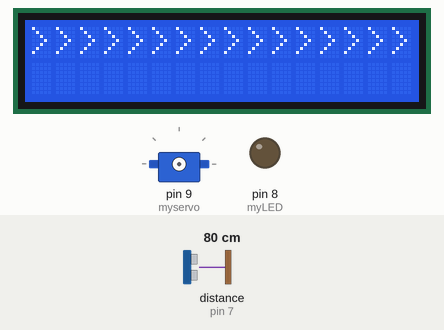
This sketch was run on a simulated Arduino Uno, built with avr-gcc and run on an emulated ATmega328P. On the bench: 16×2 character LCD, servo, output pins drawn as LEDs (lit = HIGH). Wiring (inferred from the names in the program): ultrasonic range finder: trigger pin 6; echo pin 7. Inputs (shaded band) come from the test bench; at power-on: distance to the obstacle (sensor on pin 7) 80 cm. The echo pulse lasts 58.3 µs per cm; pins used as bus, display or sensor lines are not drawn.

Above: at 3.1 s.
At 8.6 s:
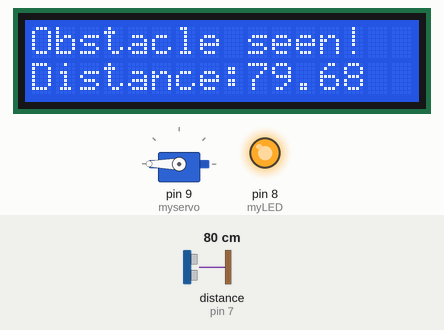
8.7 s: distance to the obstacle (sensor on pin 7) set to 51 cm
At 13.2 s:
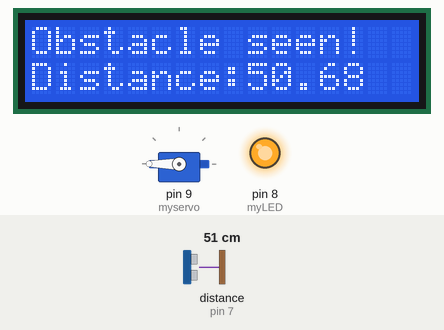
18.1 s: distance to the obstacle (sensor on pin 7) set to 42 cm
At 26.0 s:
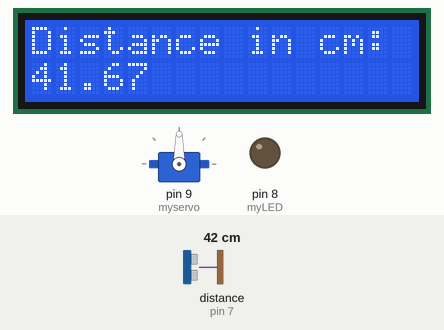
26.3 s: distance to the obstacle (sensor on pin 7) set to 60 cm
At 27.2 s:
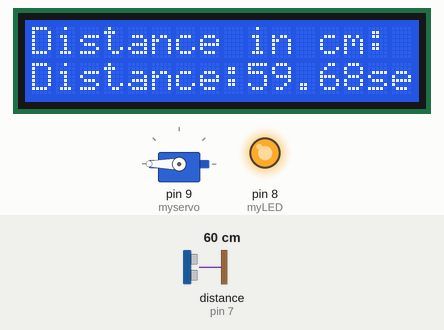
Timing chart, 0 to 38.7 s (numbered marks = the images above; inputs shaded):
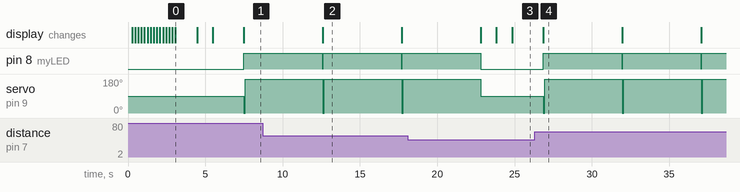

The sketch:

Object_Detection_Project.ino
```cpp
const int rs = 12, en = 11, d4 = 5, d5 = 4, d6 = 3, d7 = 2;
#include <LiquidCrystal.h>
#include <Servo.h>
LiquidCrystal lcd(rs, en, d4, d5, d6, d7);

int myLED = 8;
int myTrigPIN = 6;
int ECHOPin = 7;
int myServoPIN = 9; // must be a pwm pin to send signals in degrees through the servo library

Servo myservo;

void setup() {
  // put your setup code here, to run once:

pinMode(myLED, OUTPUT);
//pinMode(myServoPIN, OUTPUT);
pinMode(myTrigPIN, OUTPUT);
pinMode(ECHOPin, INPUT);

digitalWrite(myLED, LOW);
//digitalWrite(myServoPIN, LOW);
//digitalWrite(myTrigPIN, LOW);

lcd.begin(16, 2);
lcd.clear();
for (int i = 0; i <= 16; i++)
{
  lcd.print(">");
  delay(200);
  }
delay(1000);
lcd.clear();
lcd.print("LOADING..");
delay(1000);
lcd.clear();
lcd.print("OBSTACLE DETECT");
lcd.setCursor(0, 1);
lcd.print("Gabriel Nnamoko");
delay(2000);
lcd.clear();

myservo.attach(9);
myservo.write(90);

}

void loop() {
  // put your main code here, to run repeatedly:
  digitalWrite(myTrigPIN, LOW);
  delayMicroseconds(5);
  digitalWrite(myTrigPIN, HIGH);
  delayMicroseconds(10);
  digitalWrite(myTrigPIN, LOW);

  float duration = pulseIn(ECHOPin, HIGH);
  float distance = (duration/2)*0.0343;

  if (distance > 400)
  {
    lcd.print("Out of Range!");
    lcd.setCursor(0, 1);
    lcd.print("Distance:");
    lcd.print(distance);
//    lcd.print("cm off");
    delay(1000);
    lcd.clear();
    }
   else if (distance >= 45 && distance <= 80)
   {
    lcd.print("Obstacle seen!");
    lcd.setCursor(0, 1);
    lcd.print("Distance:");
    lcd.print(distance);
//    lcd.print("cm off");
    digitalWrite(myLED, HIGH);
//    digitalWrite(myServoPIN, HIGH);
    myservo.write(0);
    delay(100);
    myservo.write(180);
    delay(5000);
    digitalWrite(myLED, LOW);
    myservo.write(90);
    lcd.clear();
    }
    else
    {
    lcd.clear();
    lcd.print("Distance in cm: ");
    lcd.setCursor(0,1);
    lcd.print(distance);
    delay(1000);
//    lcd.print("cm off");
      }

}
```

Measured:
- the behaviour switches between 46 and 45 cm on distance to the obstacle (sensor on pin 7) (found by bisection; images 2 and 3)
- after the input at 8.7 s, the display: first differs from a run without the input after 3.9 s (image 2)
- after the input at 18.1 s, pin 8 (myLED): goes on until 22.8 s, then stays LOW; the display: first differs from a run without the input after 4.7 s (image 3)
- after the input at 26.3 s, pin 8 (myLED): alternates HIGH for 5.1 s and LOW for 0.01 s, starting after 0.55 s; servo on pin 9 (myservo): alternates 180° for 5.0 s and 0° for 0.11 s, starting after 0.55 s; the display: changes after 0.55 s (image 4)
- by itself, pin 8 (myLED): alternates HIGH for 5.1 s and LOW for 0.01 s
- by itself, servo on pin 9 (myservo): alternates 180° for 5.0 s and 0° for 0.10 s
- what the display in image 0 shows lasts 1.4 s, from 3.1 s to 4.5 s
